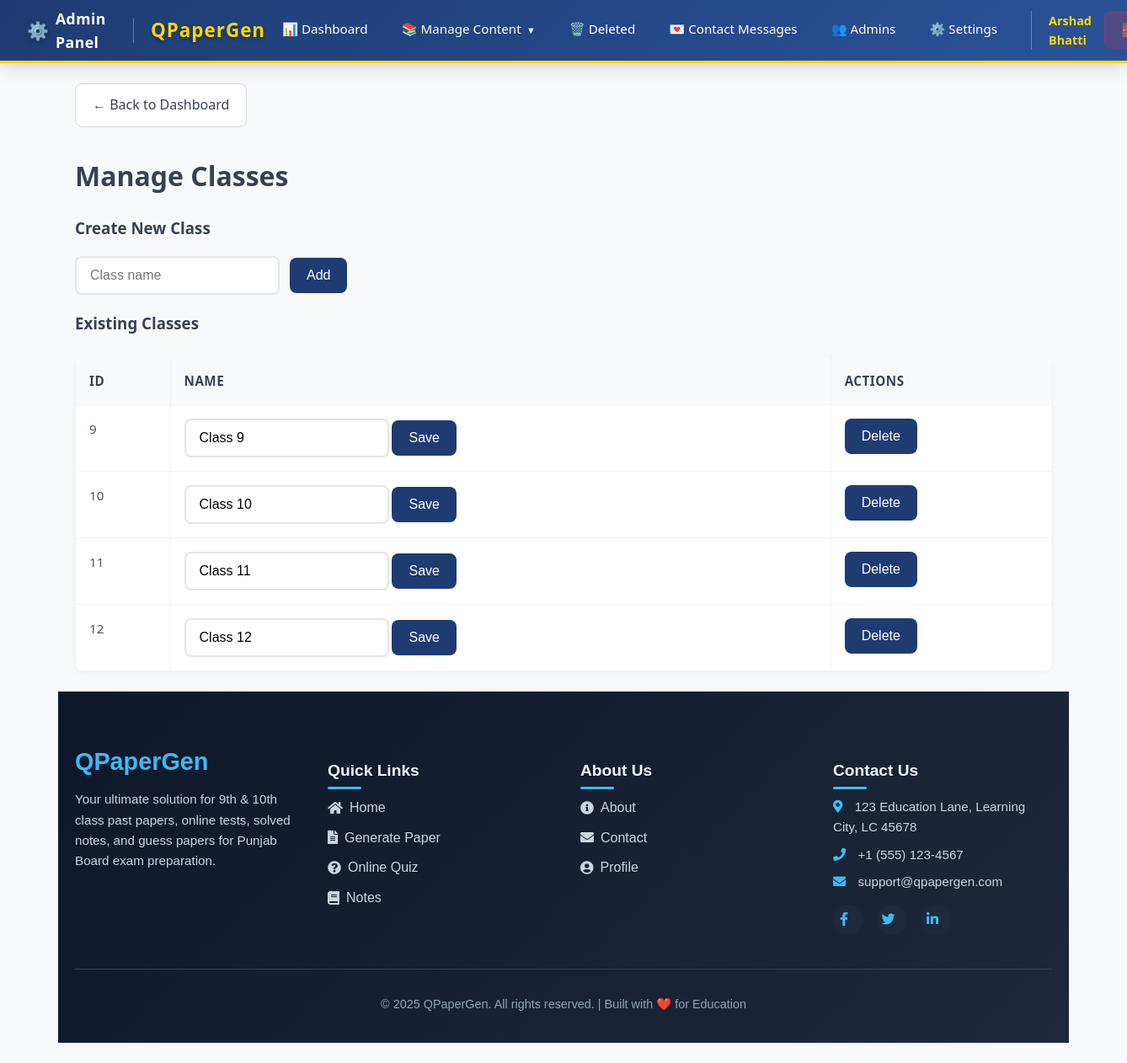
/admin/manage_classes.php (signed in), run on the app's committed database.
### tables this page shows
CREATE TABLE `class` (
  `class_id` int NOT NULL AUTO_INCREMENT,
  `class_name` varchar(50) NOT NULL,
  PRIMARY KEY (`class_id`)
);

### admin/manage_classes.php (the view, shortened to what this page needs)
<?php
require_once __DIR__ . '/../db_connect.php';
$classes = $conn->query("SELECT class_id, class_name FROM class ORDER BY class_id ASC");
?>
<!DOCTYPE html>
<html lang="en">
<head>
    <link rel="stylesheet" href="../css/admin.css">
    <link rel="stylesheet" href="../css/footer.css">
</head>
<body>
    <?php include __DIR__ . '/header.php'; ?>
    <div class="wrap">
    <div class="wrap">
        <div class="nav">
            <a href="dashboard.php">← Back to Dashboard</a>
        </div>
        <h1>Manage Classes</h1>
        <h3>Create New Class</h3>
        <form method="POST" class="row">
            <input type="text" name="class_name" placeholder="Class name" required>
            <button type="submit">Add</button>
        </form>
        <h3>Existing Classes</h3>
        <table>
            <thead>
                <tr><th>ID</th><th>Name</th><th>Actions</th></tr>
            </thead>
            <tbody>
            <?php while ($row = $classes->fetch_assoc()): ?>
                <tr>
                    <td><?= (int)$row['class_id'] ?></td>
                    <td>
                        <form method="POST" class="inline">
                            <input type="text" name="class_name" value="<?= htmlspecialchars($row['class_name']) ?>" required>
                            <button type="submit">Save</button>
                        </form>
                    </td>
                    <td>
                        <form method="POST" class="inline" onsubmit="return confirm('Delete this class?');">
                            <button type="submit">Delete</button>
                        </form>
                    </td>
                </tr>
            <?php endwhile; ?>
            </tbody>
        </table>
    </div>
    <?php include __DIR__ . '/../footer.php'; ?>
</body>
</html>

### css/admin.css (style rules this page uses)
html { box-sizing: border-box; font-family: 'Segoe UI', Tahoma, Geneva, Verdana, sans-serif; background: #f8f9fa; color: #374151; font-size: 16px; }
body { margin: 0; padding: 0; line-height: 1.6; }
.wrap { max-width: 1200px; margin: 24px auto; padding: 0 20px; }
.nav { display: flex; gap: 12px; margin: 24px 0 32px; flex-wrap: wrap; }
.nav a { display: inline-block; padding: 12px 20px; border: 1px solid #d1d5db; border-radius: 8px; text-decoration: none; color: #374151; font-weight: 500; transition: all 0.3s ease; background: #fff; }
table { width: 100%; border-collapse: collapse; margin-top: 24px; background: #fff; border-radius: 12px; overflow: hidden; box-shadow: 0 2px 8px rgba(0,0,0,0.04); }
th, td { border: 1px solid #f1f3f4; padding: 16px; text-align: left; vertical-align: top; }
th { background: #f8f9fa; color: #374151; font-weight: 600; font-size: 0.95rem; text-transform: uppercase; letter-spacing: 0.5px; }
td { color: #4b5563; font-size: 0.95rem; }
form.inline { display: inline; }
.row { display: flex; gap: 12px; flex-wrap: wrap; align-items: center; margin-bottom: 16px; }
input[type=text], input[type=email], input[type=password], input[type=number], select, textarea { padding: 12px 16px; border: 2px solid #e1e5e9; border-radius: 8px; font-size: 1rem; transition: all 0.3s ease; background: #fff; }
button { padding: 12px 20px; border: none; background: #1e3c72; color: #fff; border-radius: 8px; cursor: pointer; font-size: 1rem; font-weight: 500; transition: all 0.3s ease; }

### data on the page
class: class_id "9", class_name "Class 9"
class: class_id "10", class_name "Class 10"
class: class_id "11", class_name "Class 11"
class: class_id "12", class_name "Class 12"

### other printed values
$_SESSION['name'] "Arshad Bhatti"
